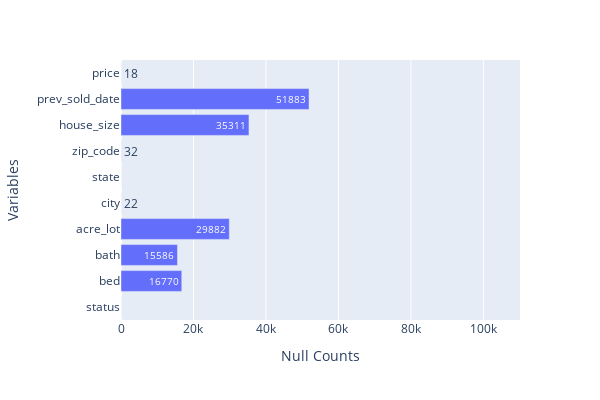

The cell this chart's notebook holds for it:
### Markdown cell above
#### Variable Relationships & Correlation

### Code cell
nulls = df.isnull().sum()
fig = px.bar(y=nulls.index, x=nulls.values, text=nulls.values, orientation='h', height=400, width=600)
fig.update_layout(yaxis_title="Variables", xaxis_title="Null Counts")
fig.update_xaxes(range=[0, len(df)])
fig.show()

### Figure 1 — Plotly figure (JSON) as saved in the notebook; plotly's stock layout.template omitted (floating-point values rounded to 4 significant figures)
{"data": [{"alignmentgroup": "True", "hovertemplate": "x=%{x}<br>y=%{y}<br>text=%{text}<extra></extra>", "legendgroup": "", "marker": {"color": "#636efa", "pattern": {"shape": ""}}, "name": "", "offsetgroup": "", "orientation": "h", "showlegend": false, "text": [0, 16770, 15586, 29882, 22, 0, 32, 35311, 51883, 18], "textposition": "auto", "type": "bar", "x": [0, 16770, 15586, 29882, 22, 0, 32, 35311, 51883, 18], "xaxis": "x", "y": ["status", "bed", "bath", "acre_lot", "city", "state", "zip_code", "house_size", "prev_sold_date", "price"], "yaxis": "y"}], "layout": {"barmode": "relative", "height": 400, "legend": {"tracegroupgap": 0}, "margin": {"t": 60}, "width": 600, "xaxis": {"anchor": "y", "domain": [0, 1], "range": [0, 110101], "title": {"text": "Null Counts"}}, "yaxis": {"anchor": "x", "domain": [0, 1], "title": {"text": "Variables"}}}}
